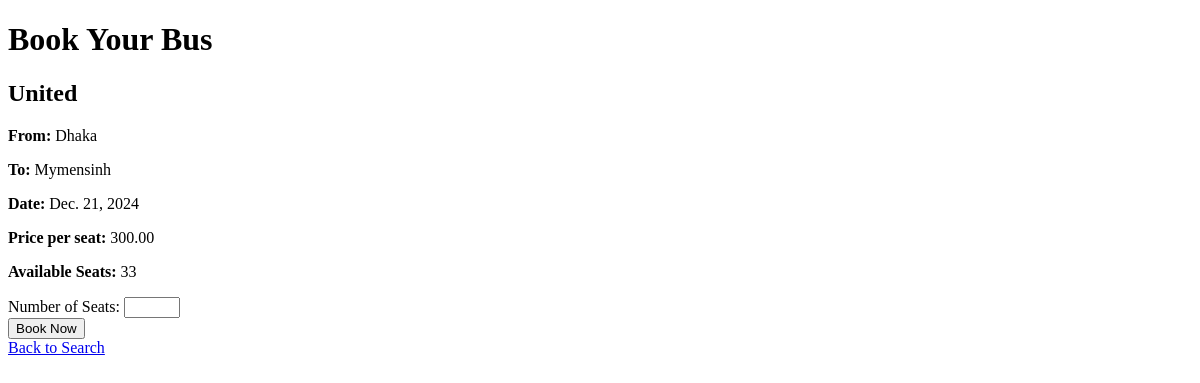
Page /book/1/ (signed in) on the earlier database version.
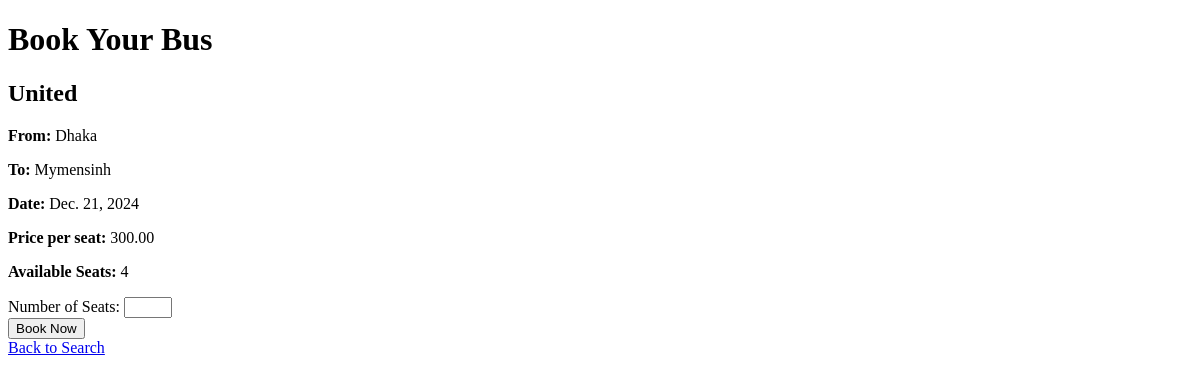
Same page on the later database version.
### myapp/models.py (models this page shows, shortened)
class TravelService(models.Model):
    SERVICE_CHOICES = [
        ('bus', 'Bus'),
        ('train', 'Train'),
        ('launch', 'Launch'),
        ('plane', 'Plane'),
        ('hotel', 'Hotel'),
        ('park', 'Park'),
        ('rent', 'Rent')
    ]
    service_type = models.CharField(max_length=10, choices=SERVICE_CHOICES)
    name = models.CharField(max_length=100)
    description = models.TextField()
    price = models.DecimalField(max_digits=10, decimal_places=2)
    from_location = models.CharField(max_length=100)
    to_location = models.CharField(max_length=100)
    journey_date = models.DateField()
    total_seats = models.IntegerField(default=40)
    available_seats = models.IntegerField(default=40)

### myapp/views.py (the view, shortened to what this page needs)
# urls.py: path('book/<int:bus_id>/', views.book_bus, name='book_bus'),
@login_required
def book_bus(request, bus_id):
    travel_service = get_object_or_404(TravelService, id=bus_id)
    return render(request, 'book_bus.html', {'travel_service': travel_service})

### myapp/templates/book_bus.html (shortened to what this page needs)
<!DOCTYPE html>
<html lang="en">
<head>
</head>
<body>
    <h1>Book Your Bus</h1>
    <h2>{{ travel_service.name }}</h2>
    <p><strong>From:</strong> {{ travel_service.from_location }}</p>
    <p><strong>To:</strong> {{ travel_service.to_location }}</p>
    <p><strong>Date:</strong> {{ travel_service.journey_date }}</p>
    <p><strong>Price per seat:</strong> {{ travel_service.price }}</p>
    <p><strong>Available Seats:</strong> {{ travel_service.available_seats }}</p>
    <form method="post" action="{% url 'payment' %}">
        <label for="seats_booked">Number of Seats:</label>
        <input type="number" id="seats_booked" name="seats_booked" min="1" max="{{ travel_service.available_seats }}" required>
        <br>
        <button type="submit">Book Now</button>
    </form>
    <a href="{% url 'search_buses' %}">Back to Search</a>
</body>
</html>

Differences in the rows shown:
changed TravelService "United": available_seats "33" → "4"
